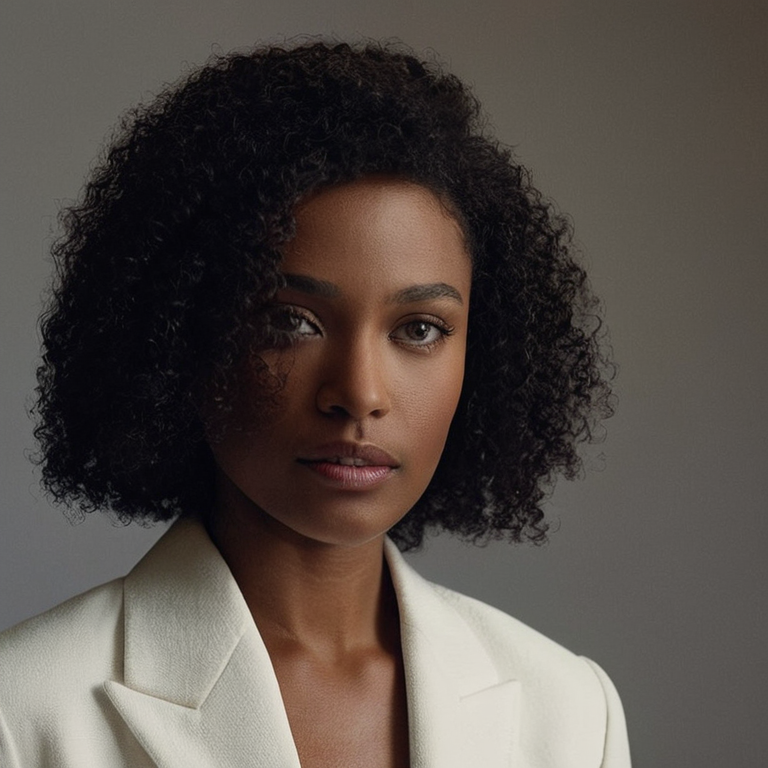
#> input picture Plan/Instructions/Operations/Pulled_Back_Artifacts/canny_w69_rightedge_masked_v3_seed711570105_20260707T132203-0500/images/canny_w69_rightedge_masked_v3_seed711570105_00001_.png, 768 x 768 px, found by its file name
$ python audit_wave70_nose_candidate_protected_overlap.py
#> lines starting #> are read from the running program, lines starting #| are printed output that depends on the picture; after the words box and inside, x2 and y2 are one past the last pixel; in counts of white or black regions, pixels touching at a corner belong together
#!/usr/bin/env python3
from __future__ import annotations

import argparse
import csv
import hashlib
import json
from pathlib import Path
from typing import Any

from PIL import Image, ImageDraw, ImageFilter, ImageFont


RUN_STAMP = "20260707T213500-0500"
MASK_TYPE_ID = "mf70_nose"
TRACKER_ID = "TRK-W70-0017"
ITEM_ID = "ITEM-W70-0017"
SOURCE_IMAGE = (
    "Plan/Instructions/Operations/Pulled_Back_Artifacts/"
    "canny_w69_rightedge_masked_v3_seed711570105_20260707T132203-0500/"
    "images/canny_w69_rightedge_masked_v3_seed711570105_00001_.png"
)
CANDIDATE_MASK = (
    "Plan/Instructions/Operations/Prepared_Input_Assets/"
    "wave70_mf70_nose_source_landmark_20260707T212500-0500/"
    "wave70_mf70_nose_mask.png"
)
CANDIDATE_OVERLAY = (
    "Plan/Instructions/Operations/Prepared_Input_Assets/"
    "wave70_mf70_nose_source_landmark_20260707T212500-0500/"
    "wave70_mf70_nose_overlay.png"
)
CANDIDATE_EVIDENCE = (
    "Plan/Instructions/QA/Evidence/Mask_Factory/Wave70/"
    "W70_MF70_NOSE_SOURCE_LANDMARK_REPAIR_20260707T212500-0500.json"
)
BOUNDARY_PROTOCOL = "Plan/Instructions/QA/WAVE70_PROTECTED_BOUNDARY_REGISTRY_PROTOCOL.md"


def sha256_file(path: Path) -> str:
    h = hashlib.sha256()
    with path.open("rb") as f:
        for chunk in iter(lambda: f.read(1024 * 1024), b""):
            h.update(chunk)
    return h.hexdigest()


def write_json(path: Path, data: dict[str, Any]) -> None:
    path.parent.mkdir(parents=True, exist_ok=True)
    path.write_text(json.dumps(data, indent=2) + "\n", encoding="utf-8")


def rel(path: Path, root: Path) -> str:
    return path.resolve().relative_to(root.resolve()).as_posix()


def resolve_rel(root: Path, raw: str) -> Path:
    path = Path(raw)
    if path.is_absolute():
        return path
    return root / raw.replace("/", "\\")


def binary_mask(mask: Image.Image, threshold: int = 8) -> Image.Image:
    return mask.convert("L").point(lambda v: 255 if v > threshold else 0)


def pixel_count(mask: Image.Image) -> int:
    hist = mask.convert("L").histogram()
    return sum(hist[1:])


def intersection_count(a: Image.Image, b: Image.Image) -> int:
    ba = binary_mask(a)
    bb = binary_mask(b)
    return sum(1 for va, vb in zip(ba.getdata(), bb.getdata()) if va and vb)


def layer_mask(size: tuple[int, int], region_id: str) -> Image.Image:
    mask = Image.new("L", size, 0)
    draw = ImageDraw.Draw(mask)
    if region_id == "mouth_lips":
        draw.polygon([(319, 444), (351, 435), (395, 440), (438, 436), (470, 449), (451, 480), (393, 491), (338, 482)], fill=255)
    elif region_id == "upper_lip":
        draw.polygon([(326, 440), (356, 432), (392, 438), (430, 434), (466, 448), (442, 458), (393, 453), (346, 457)], fill=255)
    elif region_id == "philtrum":
        draw.polygon([(362, 427), (424, 426), (435, 449), (352, 449)], fill=255)
    elif region_id == "left_eye_canthus_lower_lid":
        draw.ellipse((242, 284, 350, 354), fill=255)
    elif region_id == "right_eye_canthus_lower_lid":
        draw.ellipse((406, 279, 518, 356), fill=255)
    elif region_id == "left_cheek":
        draw.polygon([(238, 355), (342, 352), (352, 443), (238, 493)], fill=255)
    elif region_id == "right_cheek":
        draw.polygon([(437, 350), (539, 344), (541, 504), (426, 450)], fill=255)
    elif region_id == "nose_target_candidate_boundary":
        draw.polygon([(384, 326), (404, 326), (409, 358), (417, 392), (429, 423), (420, 438), (394, 445), (364, 439), (352, 424), (362, 393), (374, 358)], fill=255)
        draw.ellipse((350, 409, 388, 446), fill=255)
        draw.ellipse((398, 408, 431, 443), fill=255)
    else:
        raise ValueError(f"unknown region_id: {region_id}")
    return mask.filter(ImageFilter.GaussianBlur(radius=0.7))


def make_boundary_overlay(source: Image.Image, layers: list[dict[str, Any]]) -> Image.Image:
    rgba = source.convert("RGBA")
    palette = {
        "mouth_lips": (255, 60, 60, 85),
        "upper_lip": (255, 120, 40, 110),
        "philtrum": (255, 210, 40, 105),
        "left_eye_canthus_lower_lid": (80, 170, 255, 100),
        "right_eye_canthus_lower_lid": (80, 170, 255, 100),
        "left_cheek": (255, 80, 200, 60),
        "right_cheek": (255, 80, 200, 60),
        "nose_target_candidate_boundary": (0, 255, 120, 80),
    }
    for layer in layers:
        mask = Image.open(layer["path"]).convert("L")
        color = Image.new("RGBA", rgba.size, palette[layer["region_id"]])
        alpha = mask.point(lambda v: min(palette[layer["region_id"]][3], int(v * (palette[layer["region_id"]][3] / 255))))
        color.putalpha(alpha)
        edge = mask.filter(ImageFilter.FIND_EDGES).point(lambda v: 220 if v > 8 else 0)
        outline = Image.new("RGBA", rgba.size, (*palette[layer["region_id"]][:3], 0))
        outline.putalpha(edge)
        rgba = Image.alpha_composite(Image.alpha_composite(rgba, color), outline)
    return rgba.convert("RGB")


def crop_box() -> tuple[int, int, int, int]:
    return (230, 260, 552, 520)


def label_tile(image: Image.Image, label: str, size: tuple[int, int]) -> Image.Image:
    width, height = size
    tile = Image.new("RGB", (width, height + 34), (18, 18, 18))
    tile.paste(image.convert("RGB").resize((width, height), Image.Resampling.LANCZOS), (0, 34))
    draw = ImageDraw.Draw(tile)
    try:
        font = ImageFont.truetype("arial.ttf", 15)
    except OSError:
        font = ImageFont.load_default()
    draw.text((8, 8), label, fill=(245, 245, 245), font=font)
    return tile


def make_panel(
    source: Image.Image,
    candidate_overlay: Image.Image,
    boundary_overlay: Image.Image,
    overlap_overlay: Image.Image,
    panel_path: Path,
) -> None:
    crop = crop_box()
    size = (340, 275)
    tiles = [
        label_tile(source.crop(crop), "source crop", size),
        label_tile(candidate_overlay.crop(crop), "candidate nose mask", size),
        label_tile(boundary_overlay.crop(crop), "canonical protected boundaries", size),
        label_tile(overlap_overlay.crop(crop), "candidate + boundaries", size),
    ]
    panel = Image.new("RGB", (len(tiles) * size[0], size[1] + 34), (0, 0, 0))
    for index, tile in enumerate(tiles):
        panel.paste(tile, (index * size[0], 0))
    panel_path.parent.mkdir(parents=True, exist_ok=True)
    panel.save(panel_path)


def main() -> int:
    parser = argparse.ArgumentParser()
    parser.add_argument("--project-root", default=r"C:\Comfy_UI_Main", type=Path)
    parser.add_argument("--source-image", default=SOURCE_IMAGE)
    parser.add_argument("--candidate-mask", default=CANDIDATE_MASK)
    parser.add_argument("--candidate-overlay", default=CANDIDATE_OVERLAY)
    args = parser.parse_args()

    root = args.project_root
    source_path = resolve_rel(root, args.source_image)
    candidate_mask_path = resolve_rel(root, args.candidate_mask)
    candidate_overlay_path = resolve_rel(root, args.candidate_overlay)
    source = Image.open(source_path).convert("RGB")
#> source is the input picture: PIL image 768x768 RGB; mean R, G, B 85, 77.1, 71.8
    candidate_mask = Image.open(candidate_mask_path).convert("L")
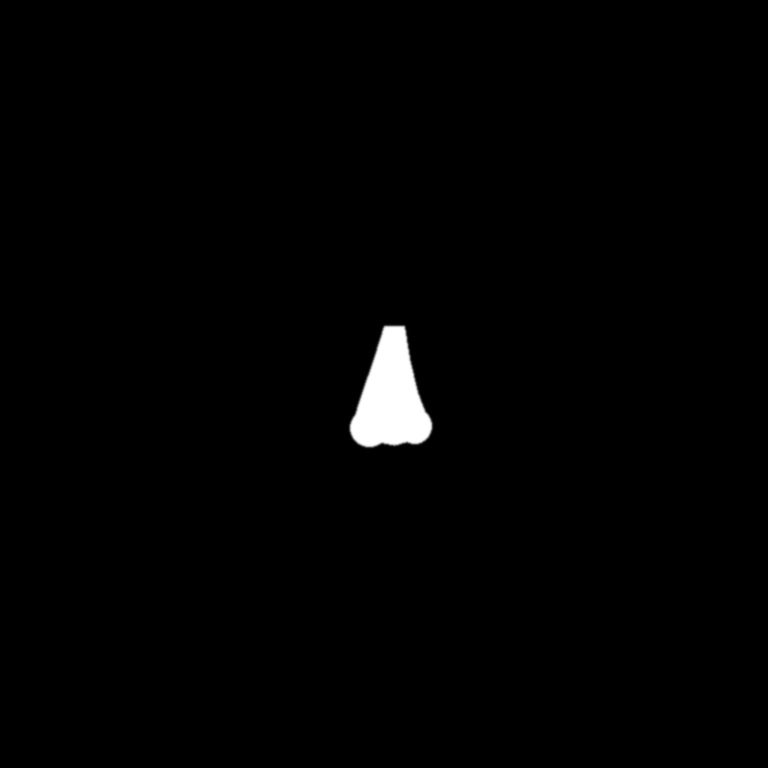
#> input picture Plan/Instructions/Operations/Prepared_Input_Assets/wave70_mf70_nose_source_landmark_20260707T212500-0500/wave70_mf70_nose_mask.png, 768 x 768 px, found by its file name
#> candidate_mask is the input picture: PIL image 768x768 L; min 0, max 255, mean 2.7
    candidate_overlay = Image.open(candidate_overlay_path).convert("RGB")
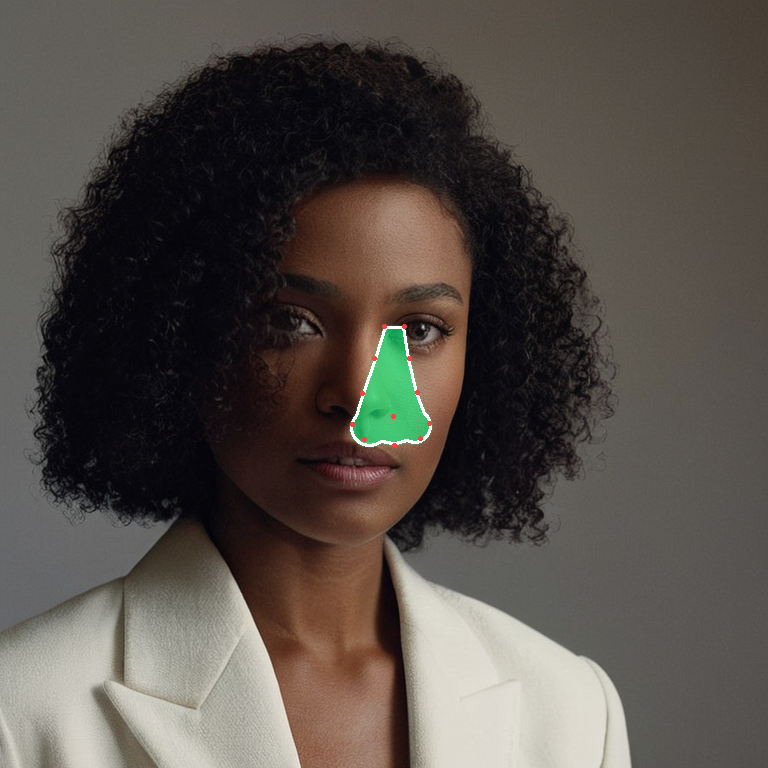
#> input picture Plan/Instructions/Operations/Prepared_Input_Assets/wave70_mf70_nose_source_landmark_20260707T212500-0500/wave70_mf70_nose_overlay.png, 768 x 768 px, found by its file name

    out_dir = root / "runtime_artifacts" / "mask_factory" / "wave70_mf70_nose" / "protected_boundary_audit" / RUN_STAMP
    layers_dir = out_dir / "boundary_layers"
    layers_dir.mkdir(parents=True, exist_ok=True)
    region_ids = [
        "mouth_lips",
        "upper_lip",
        "philtrum",
        "left_eye_canthus_lower_lid",
        "right_eye_canthus_lower_lid",
        "left_cheek",
        "right_cheek",
        "nose_target_candidate_boundary",
    ]
    layers: list[dict[str, Any]] = []
    for region_id in region_ids:
        mask = layer_mask(source.size, region_id)
        path = layers_dir / f"{region_id}.png"
        mask.save(path)
        layers.append(
            {
                "region_id": region_id,
                "source": "manual_reviewed_polygon",
                "path": str(path),
                "sha256": sha256_file(path),
                "review_status": "candidate_runtime_ready" if region_id == "nose_target_candidate_boundary" else "manual_boundary_candidate",
            }
        )
#> after the loop, layers = 8 items

    candidate_pixels = pixel_count(binary_mask(candidate_mask))
#> in binary_mask, `return mask.convert("L").point(lambda v: 255 if v > threshold else 0)`:
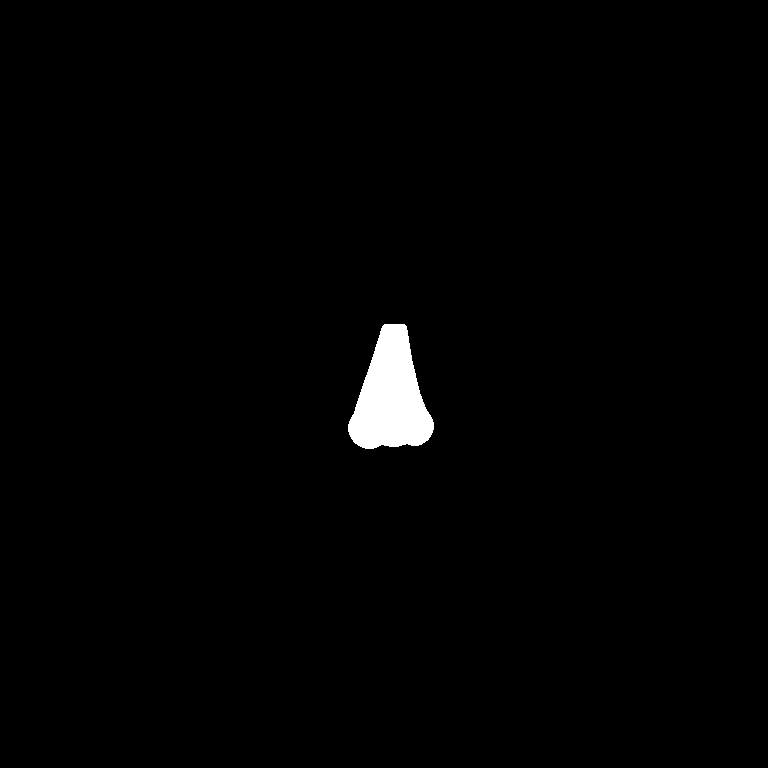
#> returned value: PIL image 768x768 L; 1.2% white; 1 white region, box (x1, y1, x2, y2) and area: (348, 324, 434, 449) 6840
#> in pixel_count, `hist = mask.convert("L").histogram()`: hist = 256 values, max 582984 at index 0, min 0 at index 1, mean 2304
#> candidate_pixels = 6840
    overlap_rows: list[dict[str, Any]] = []
    protected_failures: list[str] = []
    for layer in layers:
        if layer["region_id"] == "nose_target_candidate_boundary":
            continue
        protected_mask = Image.open(layer["path"]).convert("L")
        overlap = intersection_count(candidate_mask, protected_mask)
#> in binary_mask (call 3), `return mask.convert("L").point(lambda v: 255 if v > threshold else 0)`: returned value: PIL image 768x768 L; 1.1% white; 1 white region, box (x1, y1, x2, y2) and area: (318, 434, 472, 493) 6712
#> overlap = 673
        overlap_percent_of_candidate = round(overlap * 100.0 / candidate_pixels, 4) if candidate_pixels else 0.0
#> overlap_percent_of_candidate = 9.84
        tolerance = 0 if layer["region_id"] in {"mouth_lips", "upper_lip", "philtrum"} else 12
#> tolerance = 0
        passed = overlap <= tolerance
#> passed = False
        if not passed:
            protected_failures.append(layer["region_id"])
        overlap_rows.append(
            {
                "target_mask_type_id": MASK_TYPE_ID,
                "protected_region_id": layer["region_id"],
                "overlap_pixels": overlap,
                "overlap_percent_of_candidate": overlap_percent_of_candidate,
                "allowed_overlap_pixels": tolerance,
                "pass": passed,
            }
        )

    matrix_path = out_dir / "mf70_nose_source_landmark_protected_overlap_matrix.csv"
    with matrix_path.open("w", encoding="utf-8", newline="") as f:
        writer = csv.DictWriter(
            f,
            fieldnames=[
                "target_mask_type_id",
                "protected_region_id",
                "overlap_pixels",
                "overlap_percent_of_candidate",
                "allowed_overlap_pixels",
                "pass",
            ],
        )
        writer.writeheader()
        writer.writerows(overlap_rows)

    boundary_registry_path = out_dir / "BOUNDARY_REGISTRY_MANIFEST.json"
    # Paths in the manifest should be relative to the project root.
    manifest_layers = []
    for layer in layers:
        manifest_layers.append({**layer, "path": rel(Path(layer["path"]), root)})
#> this loop made 8 passes
#> after the loop, manifest_layers = 8 items
    protected_overlap_pass = not protected_failures
    registry = {
        "schema_version": "1.0",
        "boundary_registry": {
            "source_image_id": "active_mod17_canny_v3_seed711570105",
            "matrix_slot_id": "single_anchor_smoke_frontal_neutral",
            "canonical_boundary_layer_pass": False,
            "boundary_layers": manifest_layers,
            "protected_overlap_matrix_path": rel(matrix_path, root),
            "protected_overlap_matrix_sha256": sha256_file(matrix_path),
            "protected_overlap_matrix_pass": protected_overlap_pass,
            "boundary_status": "candidate_registry_pending_human_or_strict_visual_review",
        },
        "policy": "Manual source-derived candidate boundaries for local repair audit only. These are not promoted canonical boundary layers.",
    }
    write_json(boundary_registry_path, registry)

    boundary_overlay = make_boundary_overlay(source, layers)
#> in make_boundary_overlay, `color.putalpha(alpha)`:
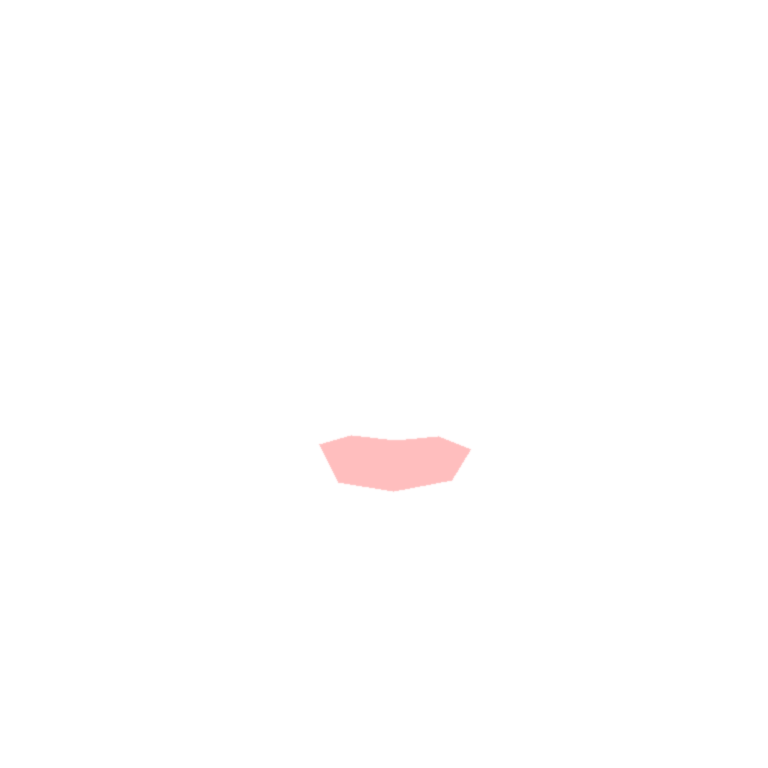
#> color: PIL image 768x768 RGBA; mean R, G, B, A 255, 60, 60, 0.9; transparent parts drawn white
#> in make_boundary_overlay, `edge = mask.filter(ImageFilter.FIND_EDGES).point(lambda v: 220 if v > ..`: edge: PIL image 768x768 L; values 0 (black) and 220 (white), 0.17% white; 1 white region, box (x1, y1, x2, y2) and area: (319, 435, 471, 492) 984
    overlap_overlay = make_boundary_overlay(candidate_overlay, layers)
#> in make_boundary_overlay, rgba is the input picture: PIL image 768x768 RGBA; mean R, G, B, A 84.5, 78.1, 72.3, 255
    boundary_overlay_path = out_dir / "mf70_nose_candidate_boundary_overlay.png"
    panel_path = out_dir / "mf70_nose_candidate_protected_overlap_panel.png"
    boundary_overlay.save(boundary_overlay_path)
    make_panel(source, candidate_overlay, boundary_overlay, overlap_overlay, panel_path)
#> in label_tile, `tile = Image.new("RGB", (width, height + 34), (18, 18, 18))`: tile: PIL image 340x309 RGB; every value is 18
#> in label_tile, `tile.paste(image.convert("RGB").resize((width, height), Image.Resampli..`:
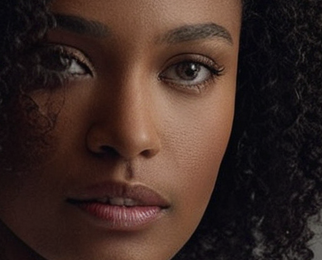
#> image: PIL image 322x260 RGB; mean R, G, B 62, 42.8, 37
#> call 3 of label_tile, with label = 'canonical protected boundaries', size = (340, 275)
#> in label_tile (call 3), `tile.paste(image.convert("RGB").resize((width, height), Image.Resampli..`:
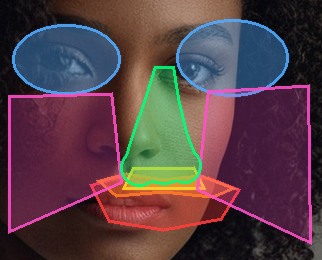
#> image: PIL image 322x260 RGB; mean R, G, B 86.7, 63.4, 70.5
#> call 4 of label_tile, with label = 'candidate + boundaries', size = (340, 275)
#> in label_tile (call 4), `tile.paste(image.convert("RGB").resize((width, height), Image.Resampli..`:
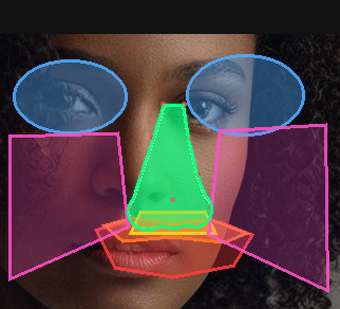
#> tile: PIL image 340x309 RGB; mean R, G, B 76.5, 61.3, 65.7
#> the loop in make_panel, `for index, tile in enumerate(tiles):` made 4 passes

    evidence_path = root / "Plan" / "Instructions" / "QA" / "Evidence" / "Mask_Factory" / "Wave70" / f"W70_MF70_NOSE_SOURCE_LANDMARK_PROTECTED_OVERLAP_AUDIT_{RUN_STAMP}.json"
    tracker_path = root / "Plan" / "Tracker" / "Evidence" / f"W70_MF70_NOSE_SOURCE_LANDMARK_PROTECTED_OVERLAP_AUDIT_{RUN_STAMP}.json"
    result = "pass_candidate_protected_overlap_pending_strict_visual_review" if protected_overlap_pass else "fail_candidate_protected_overlap_requires_geometry_revision"
    evidence = {
        "schema_version": "1.0",
        "evidence_id": f"W70-MF70-NOSE-SOURCE-LANDMARK-PROTECTED-OVERLAP-AUDIT-{RUN_STAMP}",
        "timestamp": "2026-07-07T21:35:00-05:00",
        "project_root": str(root),
        "qa_type": "wave70_mf70_nose_candidate_protected_boundary_overlap_audit",
        "implementation_script": rel(Path(__file__).resolve(), root),
        "implementation_script_sha256": sha256_file(Path(__file__).resolve()),
        "mask_type_id": MASK_TYPE_ID,
        "tracker_id": TRACKER_ID,
        "item_id": ITEM_ID,
        "local_only": True,
        "aws_contacted": False,
        "github_api_contacted": False,
        "civitai_contacted": False,
        "ec2_started": False,
        "generation_executed": False,
        "source_image": rel(source_path, root),
        "source_image_sha256": sha256_file(source_path),
        "candidate_evidence": CANDIDATE_EVIDENCE,
        "candidate_mask": rel(candidate_mask_path, root),
        "candidate_mask_sha256": sha256_file(candidate_mask_path),
        "candidate_overlay": rel(candidate_overlay_path, root),
        "boundary_protocol": BOUNDARY_PROTOCOL,
        "boundary_registry_manifest": rel(boundary_registry_path, root),
        "boundary_registry_manifest_sha256": sha256_file(boundary_registry_path),
        "protected_overlap_matrix": rel(matrix_path, root),
        "protected_overlap_matrix_sha256": sha256_file(matrix_path),
        "boundary_overlay": rel(boundary_overlay_path, root),
        "boundary_overlay_sha256": sha256_file(boundary_overlay_path),
        "review_panel": rel(panel_path, root),
        "review_panel_sha256": sha256_file(panel_path),
        "candidate_pixels": candidate_pixels,
        "protected_overlap_rows": overlap_rows,
        "protected_overlap_failures": protected_failures,
        "protected_overlap_matrix_pass": protected_overlap_pass,
        "canonical_boundary_layer_pass": False,
        "completion_allowed_by_boundary_registry": False,
        "result": result,
        "boundary": "Candidate protected-overlap audit only. Even if overlap passes, canonical boundary layers are not promoted and mf70_nose remains failed until strict visual review/fail-closed audit accepts the candidate.",
    }
    write_json(evidence_path, evidence)
    tracker = {
        "schema_version": "1.0",
        "tracker_evidence_id": f"W70_MF70_NOSE_SOURCE_LANDMARK_PROTECTED_OVERLAP_AUDIT_{RUN_STAMP}",
        "created_at": "2026-07-07T21:35:00-05:00",
        "project_root": str(root),
        "tracker_id": TRACKER_ID,
        "item_id": ITEM_ID,
        "mask_type_id": MASK_TYPE_ID,
        "source_evidence": rel(evidence_path, root),
        "status": "Mask_Alignment_Fail_Generated_Output_Safe_Target_Runtime_Pending",
        "result": result,
        "local_only": True,
        "ec2_started": False,
        "generation_executed": False,
        "protected_overlap_matrix_pass": protected_overlap_pass,
        "canonical_boundary_layer_pass": False,
        "review_panel": rel(panel_path, root),
    }
    write_json(tracker_path, tracker)

    print(
        json.dumps(
            {
                "result": result,
                "evidence": rel(evidence_path, root),
                "tracker_evidence": rel(tracker_path, root),
                "boundary_registry": rel(boundary_registry_path, root),
                "overlap_matrix": rel(matrix_path, root),
                "panel": rel(panel_path, root),
                "protected_overlap_matrix_pass": protected_overlap_pass,
                "protected_overlap_failures": protected_failures,
            },
            indent=2,
        )
    )
    return 0


if __name__ == "__main__":
#> (the run stopped early here; a loop or call above may not have finished)
